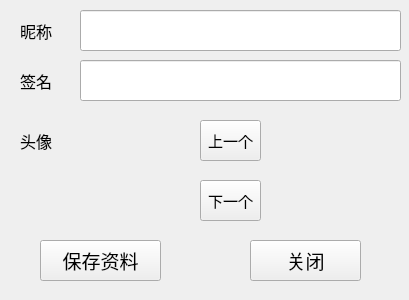
<?xml version="1.0" encoding="UTF-8"?>
<ui version="4.0">
 <class>UserDataCard</class>
 <widget class="QWidget" name="UserDataCard">
  <property name="geometry">
   <rect>
    <x>0</x>
    <y>0</y>
    <width>409</width>
    <height>300</height>
   </rect>
  </property>
  <property name="minimumSize">
   <size>
    <width>409</width>
    <height>300</height>
   </size>
  </property>
  <property name="maximumSize">
   <size>
    <width>409</width>
    <height>300</height>
   </size>
  </property>
  <property name="font">
   <font>
    <family>微软雅黑</family>
    <pointsize>14</pointsize>
   </font>
  </property>
  <property name="windowTitle">
   <string>Form</string>
  </property>
  <widget class="QLabel" name="lb_name">
   <property name="geometry">
    <rect>
     <x>20</x>
     <y>10</y>
     <width>51</width>
     <height>41</height>
    </rect>
   </property>
   <property name="font">
    <font>
     <family>微软雅黑</family>
     <pointsize>12</pointsize>
    </font>
   </property>
   <property name="text">
    <string>昵称</string>
   </property>
  </widget>
  <widget class="QLineEdit" name="le_name">
   <property name="geometry">
    <rect>
     <x>80</x>
     <y>10</y>
     <width>321</width>
     <height>41</height>
    </rect>
   </property>
   <property name="text">
    <string/>
   </property>
  </widget>
  <widget class="QLineEdit" name="le_feeling">
   <property name="geometry">
    <rect>
     <x>80</x>
     <y>60</y>
     <width>321</width>
     <height>41</height>
    </rect>
   </property>
   <property name="text">
    <string/>
   </property>
  </widget>
  <widget class="QLabel" name="lb_feeling">
   <property name="geometry">
    <rect>
     <x>20</x>
     <y>60</y>
     <width>51</width>
     <height>41</height>
    </rect>
   </property>
   <property name="font">
    <font>
     <family>微软雅黑</family>
     <pointsize>12</pointsize>
    </font>
   </property>
   <property name="text">
    <string>签名</string>
   </property>
  </widget>
  <widget class="QLabel" name="lb_icon">
   <property name="geometry">
    <rect>
     <x>20</x>
     <y>120</y>
     <width>51</width>
     <height>41</height>
    </rect>
   </property>
   <property name="font">
    <font>
     <family>微软雅黑</family>
     <pointsize>12</pointsize>
    </font>
   </property>
   <property name="text">
    <string>头像</string>
   </property>
  </widget>
  <widget class="QPushButton" name="pb_icon">
   <property name="geometry">
    <rect>
     <x>90</x>
     <y>120</y>
     <width>100</width>
     <height>100</height>
    </rect>
   </property>
   <property name="text">
    <string/>
   </property>
   <property name="icon">
    <iconset resource="res.qrc">
     <normaloff>:/tx/1.png</normaloff>:/tx/1.png</iconset>
   </property>
   <property name="iconSize">
    <size>
     <width>100</width>
     <height>100</height>
    </size>
   </property>
   <property name="flat">
    <bool>true</bool>
   </property>
  </widget>
  <widget class="QPushButton" name="pb_close">
   <property name="geometry">
    <rect>
     <x>250</x>
     <y>240</y>
     <width>111</width>
     <height>41</height>
    </rect>
   </property>
   <property name="text">
    <string>关闭</string>
   </property>
  </widget>
  <widget class="QPushButton" name="pb_save">
   <property name="geometry">
    <rect>
     <x>40</x>
     <y>240</y>
     <width>121</width>
     <height>41</height>
    </rect>
   </property>
   <property name="text">
    <string>保存资料</string>
   </property>
  </widget>
  <widget class="QPushButton" name="pb_prev">
   <property name="geometry">
    <rect>
     <x>200</x>
     <y>120</y>
     <width>61</width>
     <height>41</height>
    </rect>
   </property>
   <property name="font">
    <font>
     <family>微软雅黑</family>
     <pointsize>11</pointsize>
    </font>
   </property>
   <property name="text">
    <string>上一个</string>
   </property>
  </widget>
  <widget class="QPushButton" name="pb_next">
   <property name="geometry">
    <rect>
     <x>200</x>
     <y>180</y>
     <width>61</width>
     <height>41</height>
    </rect>
   </property>
   <property name="font">
    <font>
     <family>微软雅黑</family>
     <pointsize>11</pointsize>
    </font>
   </property>
   <property name="text">
    <string>下一个</string>
   </property>
  </widget>
 </widget>
 <resources>
  <include location="res.qrc"/>
 </resources>
 <connections/>
</ui>
